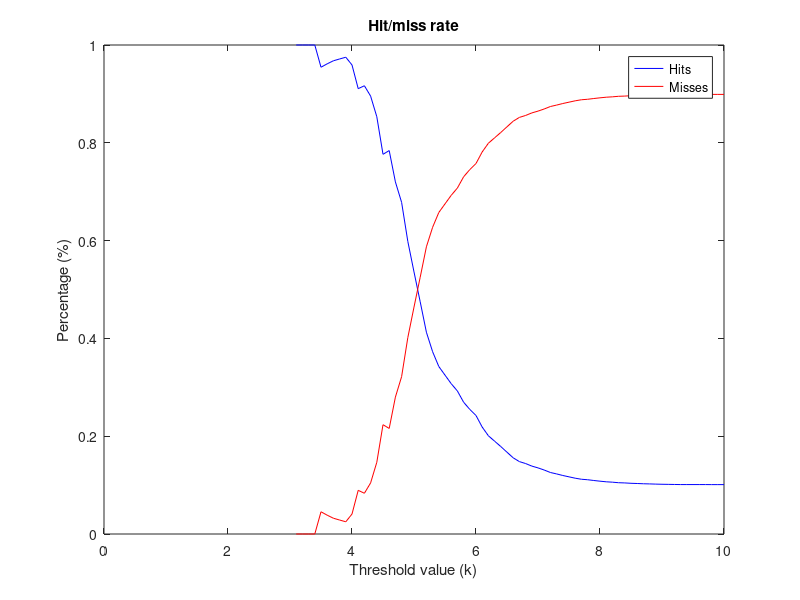

This figure's MATLAB source:
load minidigits.mat

xaxis = [];
yaxis = [];
yaxisInv = [];

for k=0:0.1:10
    xaxis = [xaxis k];
    clear g;
    g = [];
    A = C'*C;
    for j = 1:1000
        b = C'*testdata(:,j);
        x = A\b;
        nv(j) = norm(C*x-testdata(:,j)); %Calculations
        if(nv(j) < k)%Filter out values of nv(k) that are smaller than the 
            g = [g j]; %Add values to list
        end
    end
    
    clear counterC;
    clear counterF;
    counterC=0;
    counterF=0;
    for i=1:1:length(g) %Calculate the hit rate
        if 2 == testdatad(g(i))
            counterC = counterC+1;
        else
            counterF = counterF + 1;
        end
        
    end
    yaxis = [yaxis (counterC/(counterF+counterC))];
    yaxisInv = [yaxisInv 1-(counterC/(counterF+counterC))];
    
end
plot(xaxis, yaxis, 'b');
hold on;
plot(xaxis, yaxisInv, 'r');
hold off
legend("Hits","Misses");
title("Hit/miss rate");
ylabel("Percentage (%)");
xlabel("Threshold value (k)");

%disp(["Ration:", counterC, counterF,counterC/(counterF+counterC)])